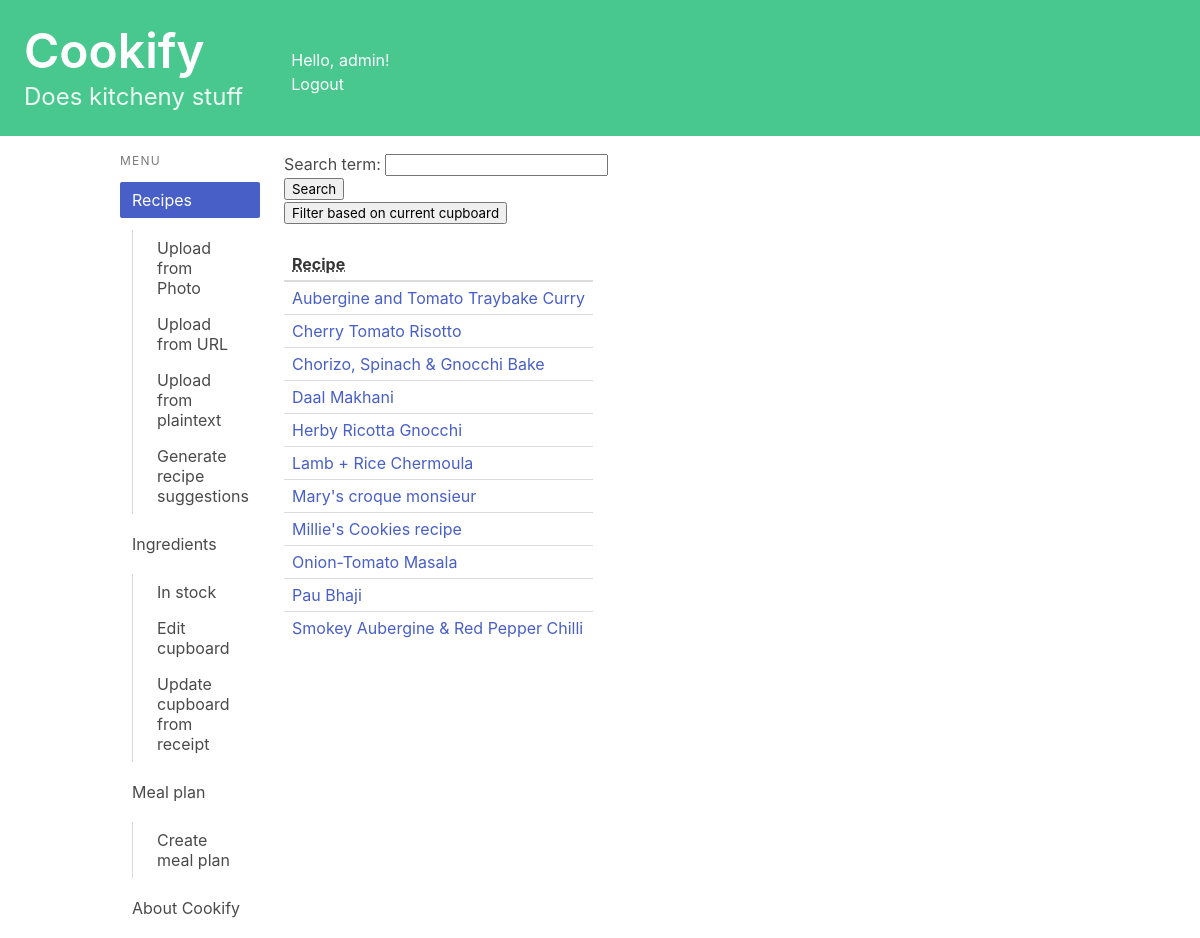
The page /recipes/ (signed in) on the database as committed earlier.
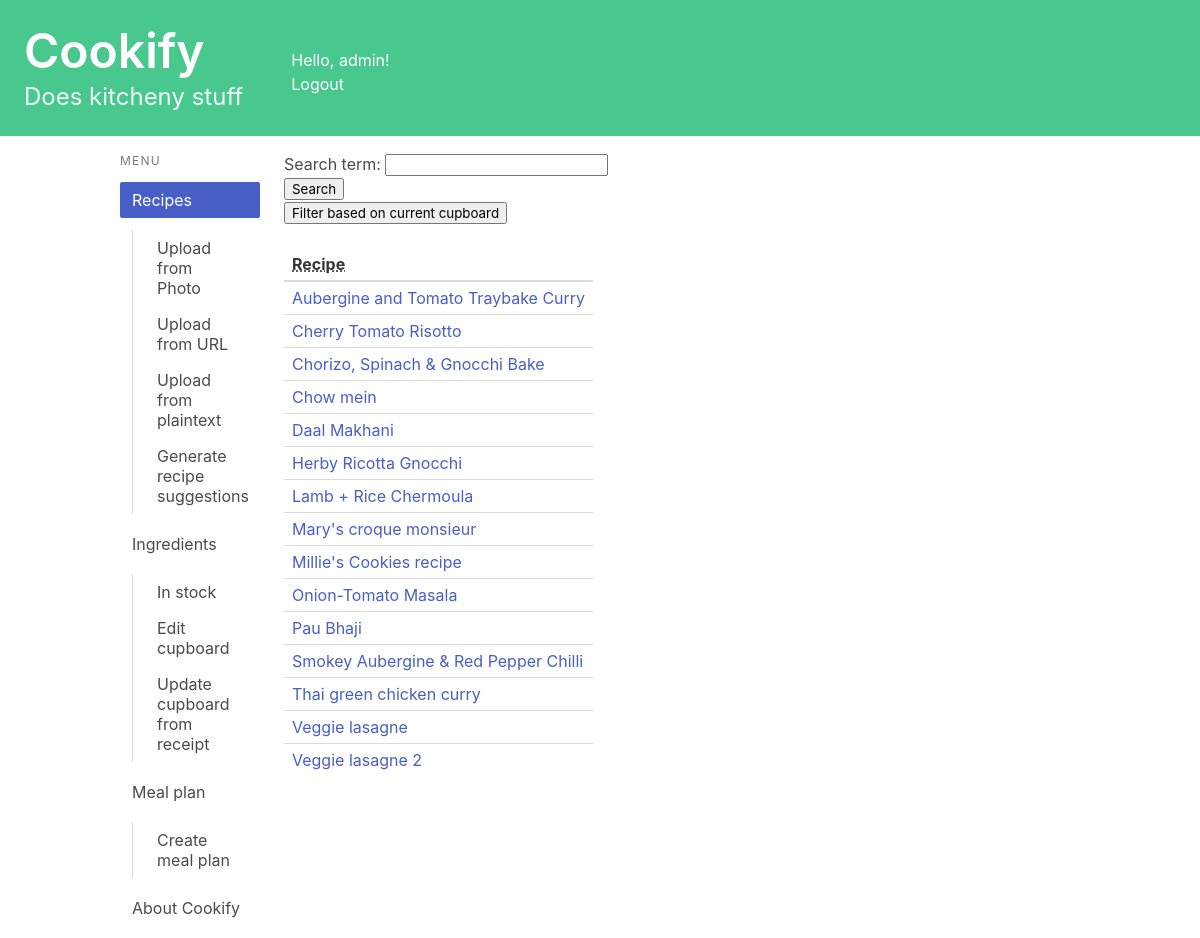
The same page on the database as committed later.
### recipes/models.py (models this page shows, shortened)
class Recipe(models.Model):
    name = models.CharField(max_length=200)
    method = models.TextField(max_length=5000, blank = True)
    ingredients_string = models.TextField(max_length=1000, blank = True)#Plain text of ingredients
    simplified_ingredients = models.TextField(max_length=1000, blank = True)#Ingredients data
    book = models.CharField(max_length=200, blank = True)
    page = models.CharField(max_length=5, blank = True)
    serves = models.CharField(max_length=5, blank = True)
    serves_int = models.IntegerField(null = True, blank = True)
    description = models.TextField(max_length=500, blank = True)
    url = models.URLField(null = True, blank = True)
    jumbled_input = models.TextField(max_length=8000, blank = True)
    owner = models.ForeignKey(User, on_delete=models.CASCADE, blank=True, null=True)
    from_photo = models.BooleanField(default=False)

### recipes/views.py (the view, shortened to what this page needs)
# urls.py: path('', views.index, name='index'),
@login_required
def index(request):
    if request.method == 'POST' and "filter_by_search" in request.POST:
        form = SearchForm(request.POST)
        if form.is_valid():
            filtered_recipe = form.cleaned_data['search_term']
            recipe_list = Recipe.objects.filter(name__contains=filtered_recipe, owner=request.user).order_by("name")
    else:
        form = SearchForm()
        recipe_list = Recipe.objects.filter(owner=request.user).order_by("name")
    context = {'recipe_list': recipe_list, 'form': form}
    return render(request, 'recipes/index.html', context)

### recipes/forms.py
class SearchForm(forms.Form):
    search_term = forms.CharField(max_length=50)

### recipes/templatetags/is_active.py (called while the page is built)
@register.simple_tag
def is_active(request, url):
    if reverse(url) == request.path:
        return "is-active"
    return ""

### recipes/templates/recipes/index.html (shortened to what this page needs)
{% extends 'base.html' %}
{% block content %}
<ul>
<form method="post">
     {{ form.as_p }}
    <button type="submit" name="filter_by_search">Search</button>
</form>
<form method="post">
    <button type="submit" name="sort_by_match">Filter based on current cupboard</button>
</form>
<br>
<table class="table is-narrow">
    <thead>
      <tr>
        <th><abbr title="Recipe">Recipe</abbr></th>
      </tr>
    </thead>
    <tbody>
        {% if recipe_list %}
            {% for recipe in recipe_list %}
                <tr>
                    <td><a href="{% url 'recipes:detail' recipe.id %}">{{ recipe.name }}</a></td>
                </tr>
            {% endfor %}
        {% else %}
            <tr>
                <th>Add a recipe to get started</th>
            </tr>
        {% endif %}
    </tbody>
  </table>
{% endblock content %}

Rows that differ between the two databases and show on the page:
added Recipe: name "Chow mein"
added Recipe: name "Thai green chicken curry"
added Recipe: name "Veggie lasagne"
added Recipe: name "Veggie lasagne 2"
